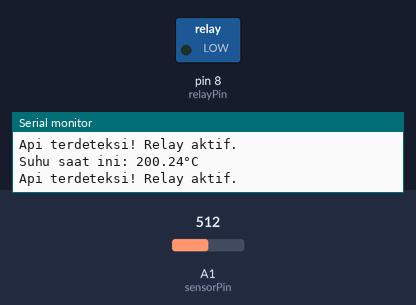
A sketch run on a simulated Arduino Uno, built with avr-gcc and run on an emulated ATmega328P. Shown: switched loads named in the sketch (green lamp = pin HIGH), the last lines printed to the serial monitor. The test bench sets the inputs (shaded band); at power-on: A1 (sensorPin) = 512.

Above: at 1.8 s.
1.9 s: A1 (sensorPin) set to 903
3.4 s: A1 (sensorPin) set to 938
At 4.7 s:
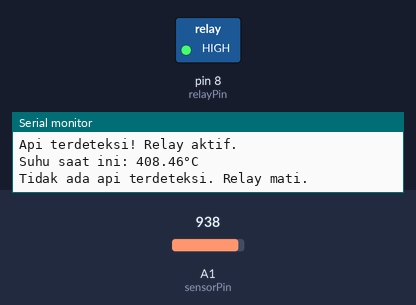
5.5 s: A1 (sensorPin) set to 900
At 6.3 s:
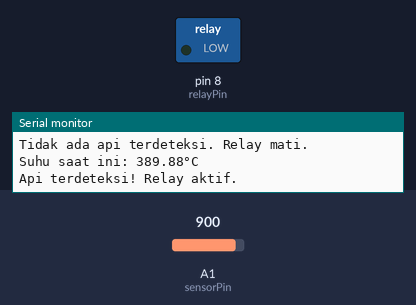
7.5 s: A1 (sensorPin) set to 1023
At 9.1 s:
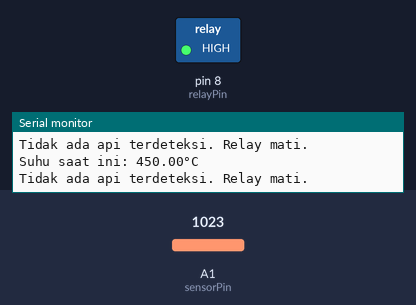
Timing chart, 0 to 10.5 s (numbered marks = the images above; inputs shaded):
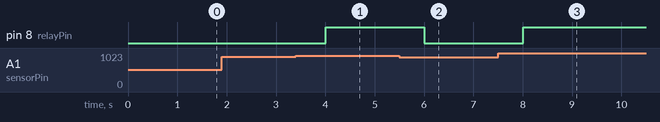

The sketch:

Waterpump_sensorapi.ino
```cpp
const int sensorPin = A1; // Pin analog untuk sensor MQ-2
const int relayPin = 8;   // Pin digital untuk mengendalikan relay

void setup() {
  pinMode(sensorPin, INPUT);
  pinMode(relayPin, OUTPUT);
  Serial.begin(9600);
}

void loop() {
  int sensorValue = analogRead(sensorPin);

  // Ubah nilai pembacaan sensor menjadi suhu dalam derajat Celsius
  float voltage = sensorValue * (5.0 / 1023.0);
  float tempC = (voltage - 0.5) * 100;

  Serial.print("Suhu saat ini: ");
  Serial.print(tempC);
  Serial.println("°C");

  // Jika suhu melebihi nilai tertentu, aktifkan relay
  if (tempC > 400) { // Ganti 50 dengan nilai suhu ambang yang diinginkan
    digitalWrite(relayPin, HIGH); // Aktifkan relay
    Serial.println("Tidak ada api terdeteksi. Relay mati.");
  } else {
    digitalWrite(relayPin, LOW); // Matikan relay
    Serial.println("Api terdeteksi! Relay aktif.");

  }

  delay(1000); // Tunggu 1 detik sebelum membaca sensor lagi
}
```

Measured:
- the behaviour switches between 920 and 921 on A1 (sensorPin) (found by bisection; images 0 and 1)
- after the input at 3.4 s, pin 8 (relayPin): LOW → HIGH after 0.60 s
- after the input at 5.5 s, pin 8 (relayPin): HIGH → LOW after 0.51 s
- after the input at 7.5 s, pin 8 (relayPin): LOW → HIGH after 0.51 s
